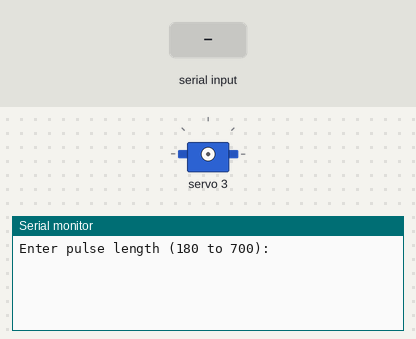
A sketch run on a simulated Arduino Uno, built with avr-gcc and run on an emulated ATmega328P. Shown: servo, the last lines printed to the serial monitor. The test bench sets the inputs (shaded band).

Above: at 1.2 s.
1.3 s: "200\n" received over Serial
At 1.41 s:
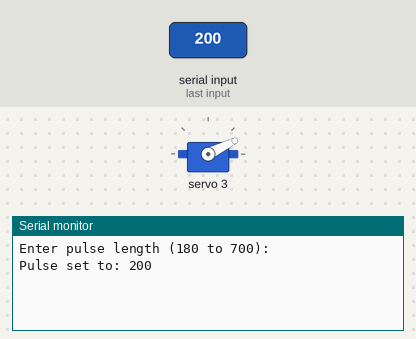
At 3.6 s:
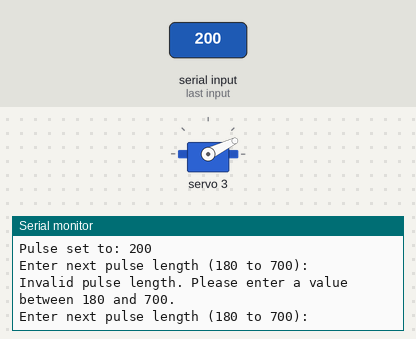

Measured:
- after the input at 1.3 s, the serial monitor: prints a new line after 0.10 s (image 1)

The sketch:

single_finger_move.ino
```cpp
#include <Wire.h>
#include <Adafruit_PWMServoDriver.h>

// Allows for a single finger to move to a desired pulse length
Adafruit_PWMServoDriver pwm1 = Adafruit_PWMServoDriver(0x40);

#define SERVOMIN 180 // Min and max pulse length allowed
#define SERVOMAX 700

uint8_t servonum = 3; // The number servo on the PWM board, change to your desired number

void setup() {
  Serial.begin(9600);
  pwm1.begin();
  pwm1.setPWMFreq(60);

  Serial.println("Enter pulse length (180 to 700):");
}

void loop() { // waits for input, then moves the finger
  if (Serial.available()) {
    int pulse = Serial.parseInt();

    if (pulse >= SERVOMIN && pulse <= SERVOMAX) {
      pwm1.setPWM(servonum, 0, pulse);
      Serial.print("Pulse set to: ");
      Serial.println(pulse);
    } else {
      Serial.println("Invalid pulse length. Please enter a value between 180 and 700.");
    }

    Serial.println("Enter next pulse length (180 to 700):");
  }
  delay(100);
}
```
